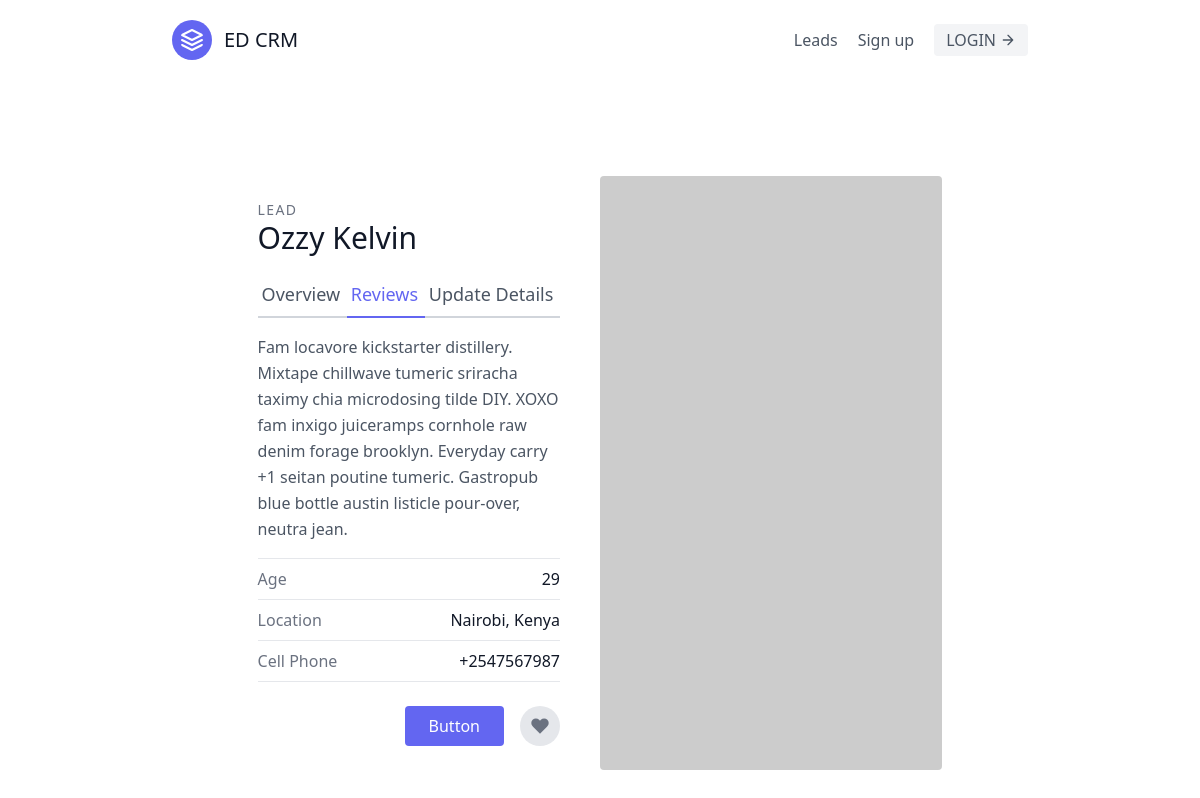
/leads/2, run on an earlier commit of the app's database.
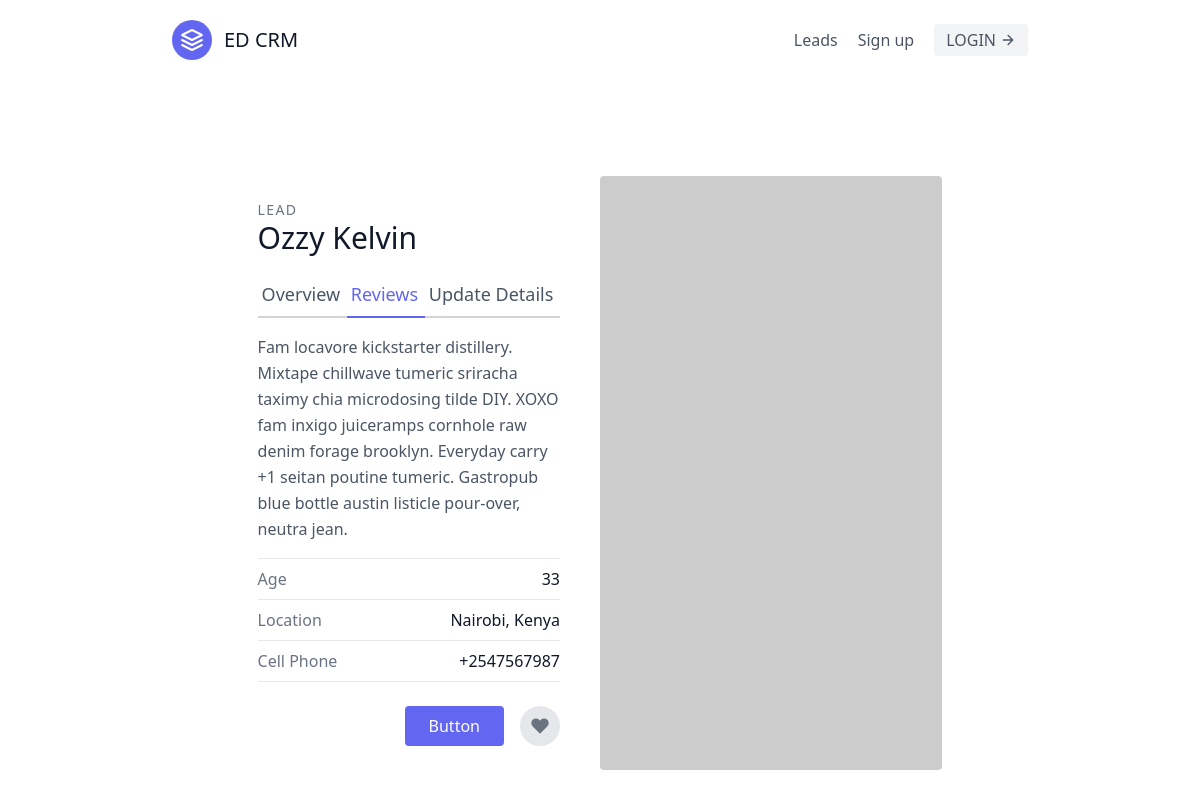
And on a later commit of the database.
### leads/models.py (models this page shows, shortened)
class Lead(models.Model):
    first_name = models.CharField(max_length=20)
    last_name = models.CharField(max_length=20)
    age = models.IntegerField(default=0)
    agent = models.ForeignKey("Agent", on_delete=models.CASCADE)

### leads/views.py (the view)
# urls.py: path('<int:pk>', LeadDetailView.as_view(), name= 'lead-detail'),
class LeadDetailView(DetailView):
    template_name = "leads/lead_detail.html"
    queryset = Lead.objects.all()
    context_object_name = "lead"

### leads/templates/leads/lead_detail.html
{% extends "base.html" %}
{% block content %}
<section class="text-gray-600 body-font overflow-hidden">
  <div class="container px-5 py-24 mx-auto">
    <div class="lg:w-4/5 mx-auto flex flex-wrap">
      <div class="lg:w-1/2 w-full lg:pr-10 lg:py-6 mb-6 lg:mb-0">
        <h2 class="text-sm title-font text-gray-500 tracking-widest">LEAD</h2>
        <h1 class="text-gray-900 text-3xl title-font font-medium mb-4">{{ lead.first_name }} {{ lead.last_name }}</h1>
        <div class="flex mb-4">
            <a href="{% url 'leads:lead-detail' lead.pk %}" class="flex-grow border-b-2 border-gray-300 py-2 text-lg px-1">Overview
            </a>
            <a class="flex-grow text-indigo-500 border-b-2 border-indigo-500 py-2 text-lg px-1">Reviews
            </a>
            <a href="{% url 'leads:lead-update' lead.pk %}" class="flex-grow border-b-2 border-gray-300 py-2 text-lg px-1">Update Details</a>
        </div>
        <p class="leading-relaxed mb-4">Fam locavore kickstarter distillery. Mixtape chillwave tumeric sriracha taximy chia microdosing tilde DIY. XOXO fam inxigo juiceramps cornhole raw denim forage brooklyn. Everyday carry +1 seitan poutine tumeric. Gastropub blue bottle austin listicle pour-over, neutra jean.</p>
        <div class="flex border-t border-gray-200 py-2">
          <span class="text-gray-500">Age</span>
          <span class="ml-auto text-gray-900">{{ lead.age }}</span>
        </div>
        <div class="flex border-t border-gray-200 py-2">
          <span class="text-gray-500">Location</span>
          <span class="ml-auto text-gray-900">Nairobi, Kenya</span>
        </div>
        <div class="flex border-t border-b mb-6 border-gray-200 py-2">
          <span class="text-gray-500">Cell Phone</span>
          <span class="ml-auto text-gray-900">+2547567987</span>
        </div>
        <div class="flex">
          <button class="flex ml-auto text-white bg-indigo-500 border-0 py-2 px-6 focus:outline-none hover:bg-indigo-600 rounded">Button</button>
          <button class="rounded-full w-10 h-10 bg-gray-200 p-0 border-0 inline-flex items-center justify-center text-gray-500 ml-4">
            <svg fill="currentColor" stroke-linecap="round" stroke-linejoin="round" stroke-width="2" class="w-5 h-5" viewBox="0 0 24 24">
              <path d="M20.84 4.61a5.5 5.5 0 00-7.78 0L12 5.67l-1.06-1.06a5.5 5.5 0 00-7.78 7.78l1.06 1.06L12 21.23l7.78-7.78 1.06-1.06a5.5 5.5 0 000-7.78z"></path>
            </svg>
          </button>
        </div>
      </div>
      <img alt="ecommerce" class="lg:w-1/2 w-full lg:h-auto h-64 object-cover object-center rounded" src="https://dummyimage.com/400x400">
    </div>
  </div>
</section>
{% endblock content %}

What changed in the data, as far as the page shows it:
changed Lead "Ozzy": age "29" → "33"
